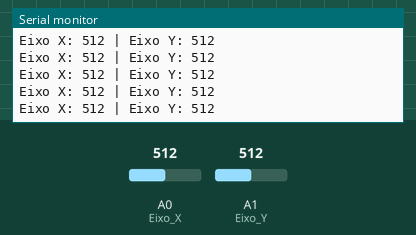
Simulated run of this sketch. Board: Arduino Uno, built with avr-gcc and run on an emulated ATmega328P. On the bench: the last lines printed to the serial monitor. Inputs (shaded band) come from the test bench; at power-on: A0 (Eixo_X) = 512, A1 (Eixo_Y) = 512. No radio packets arrive unless stated.

Above: at 1.2 s.
1.3 s: A0 (Eixo_X) set to 107
At 1.32 s:
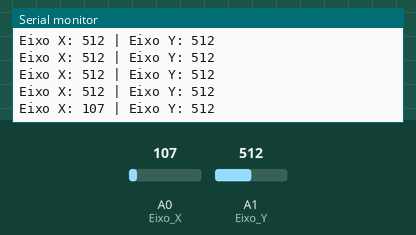
4.3 s: A0 (Eixo_X) set to 93
At 4.3 s:
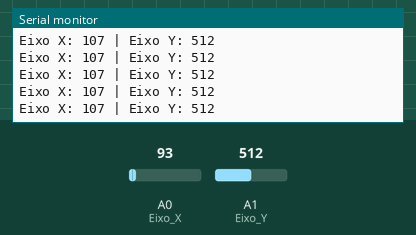
5.8 s: A0 (Eixo_X) set to 989
At 5.81 s:
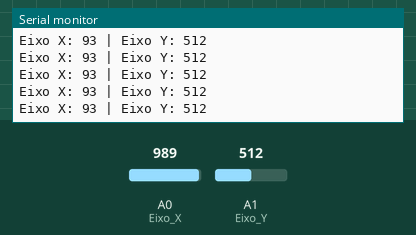
7.3 s: A0 (Eixo_X) set to 1018
At 7.33 s:
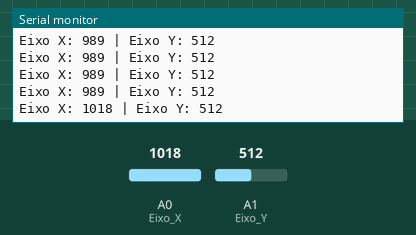
11.8 s: A1 (Eixo_Y) set to 982
At 11.82 s:
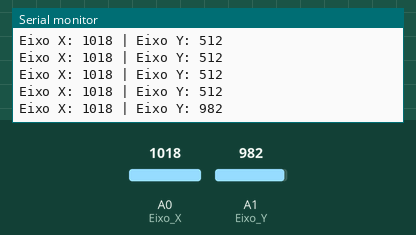
14.8 s: A1 (Eixo_Y) set to 1011
At 14.8 s:
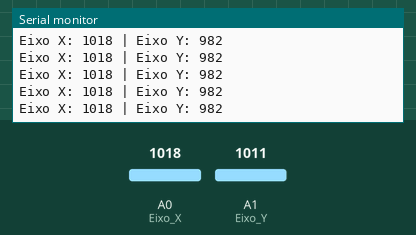
Timing chart, 0 to 17.3 s (numbered marks = the images above; inputs shaded):
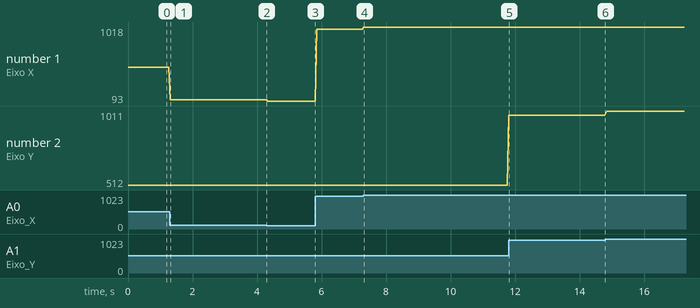

Measured:
- after the input at 1.3 s, the serial monitor: prints a new line at once (image 1)
- after the input at 7.3 s, the serial monitor: prints a new line at once (image 4)
- after the input at 11.8 s, the serial monitor: prints a new line at once (image 5)
- plotted number 1: 512 → 107 after the input at 1.3 s, 107 → 93 after the input at 4.3 s, 93 → 989 after the input at 5.8 s, 989 → 1018 after the input at 7.3 s
- plotted number 2: 512 → 982 after the input at 11.8 s, 982 → 1011 after the input at 14.8 s

The sketch:

txcarrrinho.ino
```cpp
#include <SPI.h>
#include <RF24.h>
RF24 radio(9, 10);  // CE, CSN
const byte endereco[6] = "00302"; // Endereço de comunicação


int eixoX = 0;
int eixoY = 0;

void setup() {
  Serial.begin(9600);
  radio.begin();
  radio.openWritingPipe(endereco);
  radio.setPALevel(RF24_PA_MIN);
  radio.stopListening(); // Modo TX


  pinMode(A0, INPUT); // Eixo X
  pinMode(A1, INPUT); // Eixo Y
}

void loop() {

  eixoX = analogRead(A0);
  eixoY = analogRead(A1);


  int dados[2] = {eixoX, eixoY};
  radio.write(&dados, sizeof(dados));


  Serial.print("Eixo X: ");
  Serial.print(eixoX);
  Serial.print(" | Eixo Y: ");
  Serial.println(eixoY);

  delay(50);
}
```
